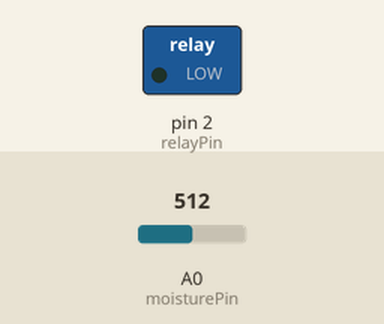
Bench run of a sketch on a simulated Arduino Uno, built with avr-gcc and run on an emulated ATmega328P. On the bench: switched loads named in the sketch (green lamp = pin HIGH). The inputs (shaded band) are chosen by the test bench; at power-on: A0 (moisturePin) = 512. What the sketch prints to the serial monitor is not drawn.

Above: at 1.2 s.
1.3 s: A0 (moisturePin) set to 494
4.3 s: A0 (moisturePin) set to 473
At 4.9 s:
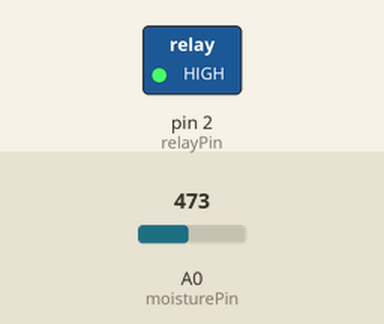
Timing chart, 0 to 7.3 s (numbered marks = the images above; inputs shaded):
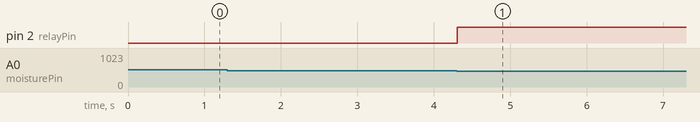

The sketch:

irrigation_v1.ino
```cpp
const int relayPin = 2;
const int moisturePin = A0;
const int threshold = 500;

int windowState;  // 20 is full open, 180 is closed
int thresholdMod = 0; // the more closed the window is, the drier the soil must be to require watering

int timeNow;
int timeLast;
int timeDiff;

int relayVal;

int debug = 0;

void setup() {
  Serial.begin(9600);
  pinMode(relayPin, OUTPUT);
}

void loop() {
  int value = analogRead(moisturePin); // read the analog value from sensor
  int timeNow = millis();

  if (windowState == 170) {
    value = threshold;    // don't water while window is closed
  } else {
    value = value - (windowState - 20);   // less likely to water the more closed the window is
  }

  if (value < threshold) {
    debug and Serial.print("The soil is DRY => turn pump ON");
    digitalWrite(relayPin, HIGH);
  } else {
    debug and Serial.print("The soil is WET => turn pump OFF");
    digitalWrite(relayPin, LOW);
  }
  relayVal = digitalRead(relayPin);
  Serial.write(relayVal);

  debug and Serial.print(" (");
  debug and Serial.print(value);
  debug and Serial.println(")");

  delay(5);
}
```

Measured:
- the behaviour switches between 480 and 479 on A0 (moisturePin) (found by bisection; images 0 and 1)
- after the input at 1.3 s, every drawn part: stays the same
- after the input at 4.3 s, pin 2 (relayPin): LOW → HIGH at once
